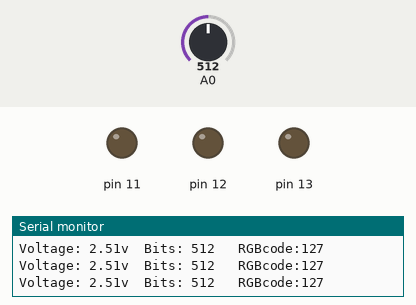
This sketch was run on a simulated Arduino Uno, built with avr-gcc and run on an emulated ATmega328P. Shown: output pins drawn as LEDs (lit = HIGH), the last lines printed to the serial monitor. The inputs (shaded band) are chosen by the test bench; at power-on: A0 = 512.

Above: at 1.2 s.
1.3 s: A0 set to 530
At 1.7 s:
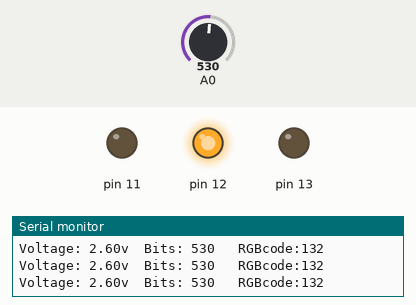
2.8 s: A0 set to 697
5.8 s: A0 set to 725
At 6.9 s:
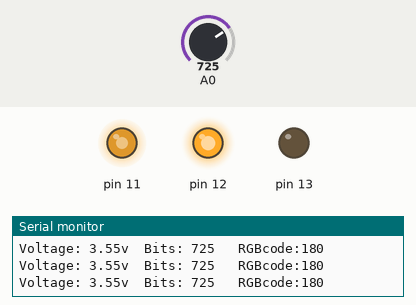
7.3 s: A0 set to 900
At 8.5 s:
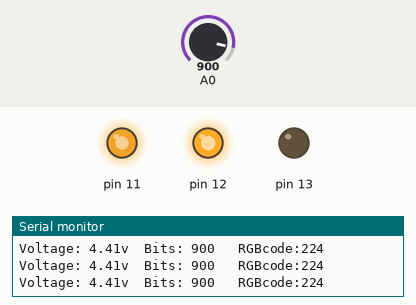
8.8 s: A0 set to 1008
At 9.3 s:
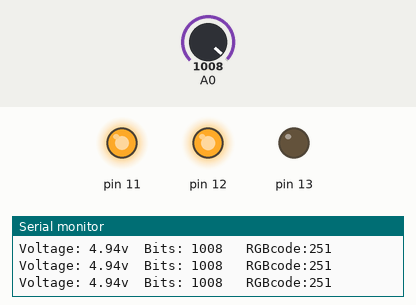
10.4 s: A0 set to 1020
At 11.1 s:
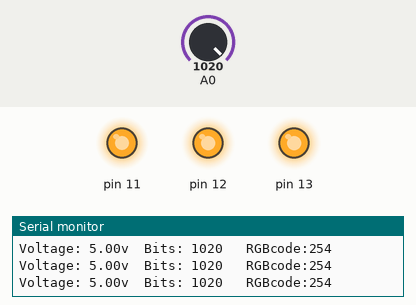
Timing chart, 0 to 12.9 s (numbered marks = the images above; inputs shaded):
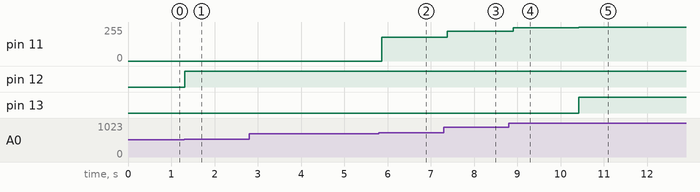

The sketch:

Robotics_15Potentiometer_and_RGB.ino
```cpp
//Analog input & Analog ouput
//The Arduino will read the voltage of a potentiometer. And RGB connected to the Arduino will turn on or off, and will change through different colors until having white, in accordance to the voltage

//Variables
float sensor; //sensor is a float because operations with integers only give back integers, so in order to have decimals in the voltage, it is necessary to use float
float v;
int sensorInt; //This converts the float of the sensor to an integer, since it is not necessary to display .00
float RGB; //This will be used to convert the input of 10bits to an output of 8bits
int RGBint; //This is to change the float to an integer

void setup() {

pinMode(A0,INPUT_PULLUP);
pinMode(13,OUTPUT);
pinMode(12,OUTPUT);
pinMode(11,OUTPUT);

  Serial.begin(9600);

}

void loop() {


sensor=analogRead(A0); //HERE IT READS
v=sensor/(1023/5);
sensorInt=sensor; //THIS CONVERTS THE FLOAT OF THE SENSOR TO AN INTEGER


Serial.print("Voltage: ");
Serial.print(v); //THIS PRINTS THE VOLTAGE
Serial.print("v  ");
Serial.print("Bits: ");
Serial.print(sensorInt); //THIS PRINTS THE BITS AS AN INTEGER


RGB=(255*sensor)/1023;
RGBint=RGB;

Serial.print("   RGBcode:");
Serial.print(RGBint);
Serial.println();

if(v>=5){ //This will turn on at the end, adding to form white
analogWrite(13,RGBint); //Blue
} else{
analogWrite(13,0);
};

if(v>(0.5)){ //if the voltage is greater than 0.5, the intensity of the Green will be equal to the convertion of 10bits to 8bits
analogWrite(12,RGBint); //Green
} else{
analogWrite(12,0);
};

if(v>=(3.5)){ //if the voltage is greater or equal than 3.5, the intensity of the Green will be equal to the convertion of 10bits to 8bits
analogWrite(11,RGBint); //Red
} else{
analogWrite(11,0);
};
delay(100);

}
```

Measured:
- the behaviour switches between 513 and 514 on A0 (found by bisection; images 0 and 1)
- the behaviour switches between 713 and 714 on A0 (found by bisection; images 1 and 2)
- the behaviour switches between 1019 and 1020 on A0 (found by bisection; images 4 and 5)
- after the input at 1.3 s, pin 12: LOW → HIGH at once
- after the input at 5.8 s, pin 11: 0/255 → 180/255 after 0.07 s
- after the input at 7.3 s, pin 11: 180/255 → 224/255 after 0.08 s
- after the input at 8.8 s, pin 11: 224/255 → 251/255 after 0.10 s
- after the input at 10.4 s, pin 11: 251/255 → 254/255 at once; pin 13: LOW → HIGH at once
